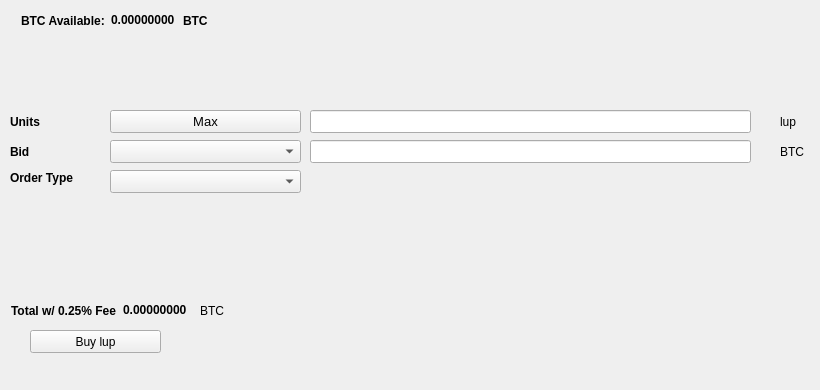
   <widget class="QWidget" name="BuyTab">
    <attribute name="title">
     <string>Buy</string>
    </attribute>
    <widget class="QPushButton" name="Buylup">
     <property name="geometry">
      <rect>
       <x>30</x>
       <y>330</y>
       <width>131</width>
       <height>23</height>
      </rect>
     </property>
     <property name="text">
      <string>Buy lup</string>
     </property>
     <property name="icon">
      <iconset resource="../1up.qrc">
       <normaloff>:/icons/bitcoin</normaloff>:/icons/bitcoin</iconset>
     </property>
    </widget>
    <widget class="QLabel" name="label_3">
     <property name="geometry">
      <rect>
       <x>10</x>
       <y>110</y>
       <width>46</width>
       <height>23</height>
      </rect>
     </property>
     <property name="font">
      <font>
       <weight>75</weight>
       <bold>true</bold>
      </font>
     </property>
     <property name="text">
      <string>Units</string>
     </property>
    </widget>
    <widget class="QLineEdit" name="UnitsInput">
     <property name="geometry">
      <rect>
       <x>310</x>
       <y>110</y>
       <width>441</width>
       <height>23</height>
      </rect>
     </property>
     <property name="font">
      <font>
       <pointsize>9</pointsize>
       <weight>75</weight>
       <bold>true</bold>
      </font>
     </property>
    </widget>
    <widget class="QLineEdit" name="BuyBidPriceEdit">
     <property name="geometry">
      <rect>
       <x>310</x>
       <y>140</y>
       <width>441</width>
       <height>23</height>
      </rect>
     </property>
     <property name="font">
      <font>
       <pointsize>9</pointsize>
       <weight>75</weight>
       <bold>true</bold>
      </font>
     </property>
    </widget>
    <widget class="QLabel" name="label_4">
     <property name="geometry">
      <rect>
       <x>780</x>
       <y>110</y>
       <width>31</width>
       <height>23</height>
      </rect>
     </property>
     <property name="text">
      <string>lup</string>
     </property>
    </widget>
    <widget class="QLabel" name="label_5">
     <property name="geometry">
      <rect>
       <x>780</x>
       <y>140</y>
       <width>31</width>
       <height>23</height>
      </rect>
     </property>
     <property name="text">
      <string>BTC</string>
     </property>
    </widget>
    <widget class="QLabel" name="label_6">
     <property name="geometry">
      <rect>
       <x>10</x>
       <y>140</y>
       <width>46</width>
       <height>23</height>
      </rect>
     </property>
     <property name="font">
      <font>
       <weight>75</weight>
       <bold>true</bold>
      </font>
     </property>
     <property name="text">
      <string>Bid</string>
     </property>
    </widget>
    <widget class="QLabel" name="label_7">
     <property name="geometry">
      <rect>
       <x>10</x>
       <y>170</y>
       <width>91</width>
       <height>16</height>
      </rect>
     </property>
     <property name="font">
      <font>
       <weight>75</weight>
       <bold>true</bold>
      </font>
     </property>
     <property name="text">
      <string>Order Type</string>
     </property>
    </widget>
    <widget class="QPushButton" name="Buy_Max_Amount">
     <property name="geometry">
      <rect>
       <x>110</x>
       <y>110</y>
       <width>191</width>
       <height>23</height>
      </rect>
     </property>
     <property name="font">
      <font>
       <pointsize>10</pointsize>
      </font>
     </property>
     <property name="text">
      <string>Max</string>
     </property>
    </widget>
    <widget class="QComboBox" name="BuyBidcomboBox">
     <property name="geometry">
      <rect>
       <x>110</x>
       <y>140</y>
       <width>191</width>
       <height>23</height>
      </rect>
     </property>
     <property name="font">
      <font>
       <pointsize>10</pointsize>
      </font>
     </property>
    </widget>
    <widget class="QComboBox" name="buyOrdertypeCombo">
     <property name="geometry">
      <rect>
       <x>110</x>
       <y>170</y>
       <width>191</width>
       <height>23</height>
      </rect>
     </property>
     <property name="font">
      <font>
       <pointsize>10</pointsize>
      </font>
     </property>
    </widget>
    <widget class="QWidget" name="layoutWidget1">
     <property name="geometry">
      <rect>
       <x>21</x>
       <y>11</y>
       <width>227</width>
       <height>19</height>
      </rect>
     </property>
     <layout class="QHBoxLayout" name="horizontalLayout_3">
      <item>
       <widget class="QLabel" name="label232">
        <property name="font">
         <font>
          <weight>75</weight>
          <bold>true</bold>
         </font>
        </property>
        <property name="text">
         <string>BTC Available:</string>
        </property>
       </widget>
      </item>
      <item>
       <widget class="QLabel" name="BtcAvailableLbl">
        <property name="palette">
         <palette>
          <active>
           <colorrole role="WindowText">
            <brush brushstyle="SolidPattern">
             <color alpha="255">
              <red>0</red>
              <green>0</green>
              <blue>0</blue>
             </color>
            </brush>
           </colorrole>
           <colorrole role="Button">
            <brush brushstyle="SolidPattern">
             <color alpha="255">
              <red>0</red>
              <green>170</green>
              <blue>0</blue>
             </color>
            </brush>
           </colorrole>
           <colorrole role="Light">
            <brush brushstyle="SolidPattern">
             <color alpha="255">
              <red>0</red>
              <green>255</green>
              <blue>0</blue>
             </color>
            </brush>
           </colorrole>
           <colorrole role="Midlight">
            <brush brushstyle="SolidPattern">
             <color alpha="255">
              <red>0</red>
              <green>212</green>
              <blue>0</blue>
             </color>
            </brush>
           </colorrole>
           <colorrole role="Dark">
            <brush brushstyle="SolidPattern">
             <color alpha="255">
              <red>0</red>
              <green>85</green>
              <blue>0</blue>
             </color>
            </brush>
           </colorrole>
           <colorrole role="Mid">
            <brush brushstyle="SolidPattern">
             <color alpha="255">
              <red>0</red>
              <green>113</green>
              <blue>0</blue>
             </color>
            </brush>
           </colorrole>
           <colorrole role="Text">
            <brush brushstyle="SolidPattern">
             <color alpha="255">
              <red>0</red>
              <green>170</green>
              <blue>0</blue>
             </color>
            </brush>
           </colorrole>
           <colorrole role="BrightText">
            <brush brushstyle="SolidPattern">
             <color alpha="255">
              <red>255</red>
              <green>255</green>
              <blue>255</blue>
             </color>
            </brush>
           </colorrole>
           <colorrole role="ButtonText">
            <brush brushstyle="SolidPattern">
             <color alpha="255">
              <red>0</red>
              <green>0</green>
              <blue>0</blue>
             </color>
            </brush>
           </colorrole>
           <colorrole role="Base">
            <brush brushstyle="SolidPattern">
             <color alpha="255">
              <red>255</red>
              <green>255</green>
              <blue>255</blue>
             </color>
            </brush>
           </colorrole>
           <colorrole role="Window">
            <brush brushstyle="SolidPattern">
             <color alpha="255">
              <red>0</red>
              <green>170</green>
              <blue>0</blue>
             </color>
            </brush>
           </colorrole>
           <colorrole role="Shadow">
            <brush brushstyle="SolidPattern">
             <color alpha="255">
              <red>0</red>
              <green>0</green>
              <blue>0</blue>
             </color>
            </brush>
           </colorrole>
           <colorrole role="AlternateBase">
            <brush brushstyle="SolidPattern">
             <color alpha="255">
              <red>127</red>
              <green>212</green>
              <blue>127</blue>
             </color>
            </brush>
           </colorrole>
           <colorrole role="ToolTipBase">
            <brush brushstyle="SolidPattern">
             <color alpha="255">
              <red>255</red>
              <green>255</green>
              <blue>220</blue>
             </color>
            </brush>
           </colorrole>
           <colorrole role="ToolTipText">
            <brush brushstyle="SolidPattern">
             <color alpha="255">
              <red>0</red>
              <green>0</green>
              <blue>0</blue>
             </color>
            </brush>
           </colorrole>
          </active>
          <inactive>
           <colorrole role="WindowText">
            <brush brushstyle="SolidPattern">
             <color alpha="255">
              <red>0</red>
              <green>0</green>
              <blue>0</blue>
             </color>
            </brush>
           </colorrole>
           <colorrole role="Button">
            <brush brushstyle="SolidPattern">
             <color alpha="255">
              <red>0</red>
              <green>170</green>
              <blue>0</blue>
             </color>
            </brush>
           </colorrole>
           <colorrole role="Light">
            <brush brushstyle="SolidPattern">
             <color alpha="255">
              <red>0</red>
              <green>255</green>
              <blue>0</blue>
             </color>
            </brush>
           </colorrole>
           <colorrole role="Midlight">
            <brush brushstyle="SolidPattern">
             <color alpha="255">
              <red>0</red>
              <green>212</green>
              <blue>0</blue>
             </color>
            </brush>
           </colorrole>
           <colorrole role="Dark">
            <brush brushstyle="SolidPattern">
             <color alpha="255">
              <red>0</red>
              <green>85</green>
              <blue>0</blue>
             </color>
            </brush>
           </colorrole>
           <colorrole role="Mid">
            <brush brushstyle="SolidPattern">
             <color alpha="255">
              <red>0</red>
              <green>113</green>
              <blue>0</blue>
             </color>
            </brush>
           </colorrole>
           <colorrole role="Text">
            <brush brushstyle="SolidPattern">
             <color alpha="255">
              <red>0</red>
              <green>170</green>
              <blue>0</blue>
             </color>
            </brush>
           </colorrole>
           <colorrole role="BrightText">
            <brush brushstyle="SolidPattern">
             <color alpha="255">
              <red>255</red>
              <green>255</green>
              <blue>255</blue>
             </color>
            </brush>
           </colorrole>
           <colorrole role="ButtonText">
            <brush brushstyle="SolidPattern">
             <color alpha="255">
              <red>0</red>
              <green>0</green>
              <blue>0</blue>
             </color>
            </brush>
           </colorrole>
           <colorrole role="Base">
            <brush brushstyle="SolidPattern">
             <color alpha="255">
              <red>255</red>
              <green>255</green>
              <blue>255</blue>
             </color>
            </brush>
           </colorrole>
           <colorrole role="Window">
            <brush brushstyle="SolidPattern">
             <color alpha="255">
              <red>0</red>
              <green>170</green>
              <blue>0</blue>
             </color>
            </brush>
           </colorrole>
           <colorrole role="Shadow">
            <brush brushstyle="SolidPattern">
             <color alpha="255">
              <red>0</red>
              <green>0</green>
              <blue>0</blue>
             </color>
            </brush>
           </colorrole>
           <colorrole role="AlternateBase">
            <brush brushstyle="SolidPattern">
             <color alpha="255">
              <red>127</red>
              <green>212</green>
              <blue>127</blue>
             </color>
            </brush>
           </colorrole>
           <colorrole role="ToolTipBase">
            <brush brushstyle="SolidPattern">
             <color alpha="255">
              <red>255</red>
              <green>255</green>
              <blue>220</blue>
             </color>
            </brush>
           </colorrole>
           <colorrole role="ToolTipText">
            <brush brushstyle="SolidPattern">
             <color alpha="255">
              <red>0</red>
              <green>0</green>
              <blue>0</blue>
             </color>
            </brush>
           </colorrole>
          </inactive>
          <disabled>
           <colorrole role="WindowText">
            <brush brushstyle="SolidPattern">
             <color alpha="255">
              <red>0</red>
              <green>85</green>
              <blue>0</blue>
             </color>
            </brush>
           </colorrole>
           <colorrole role="Button">
            <brush brushstyle="SolidPattern">
             <color alpha="255">
              <red>0</red>
              <green>170</green>
              <blue>0</blue>
             </color>
            </brush>
           </colorrole>
           <colorrole role="Light">
            <brush brushstyle="SolidPattern">
             <color alpha="255">
              <red>0</red>
              <green>255</green>
              <blue>0</blue>
             </color>
            </brush>
           </colorrole>
           <colorrole role="Midlight">
            <brush brushstyle="SolidPattern">
             <color alpha="255">
              <red>0</red>
              <green>212</green>
              <blue>0</blue>
             </color>
            </brush>
           </colorrole>
           <colorrole role="Dark">
            <brush brushstyle="SolidPattern">
             <color alpha="255">
              <red>0</red>
              <green>85</green>
              <blue>0</blue>
             </color>
            </brush>
           </colorrole>
           <colorrole role="Mid">
            <brush brushstyle="SolidPattern">
             <color alpha="255">
              <red>0</red>
              <green>113</green>
              <blue>0</blue>
             </color>
            </brush>
           </colorrole>
           <colorrole role="Text">
            <brush brushstyle="SolidPattern">
             <color alpha="255">
              <red>0</red>
              <green>85</green>
              <blue>0</blue>
             </color>
            </brush>
           </colorrole>
           <colorrole role="BrightText">
            <brush brushstyle="SolidPattern">
             <color alpha="255">
              <red>255</red>
              <green>255</green>
              <blue>255</blue>
             </color>
            </brush>
           </colorrole>
           <colorrole role="ButtonText">
            <brush brushstyle="SolidPattern">
             <color alpha="255">
              <red>0</red>
              <green>85</green>
              <blue>0</blue>
             </color>
            </brush>
           </colorrole>
           <colorrole role="Base">
            <brush brushstyle="SolidPattern">
             <color alpha="255">
              <red>0</red>
              <green>170</green>
              <blue>0</blue>
             </color>
            </brush>
           </colorrole>
           <colorrole role="Window">
            <brush brushstyle="SolidPattern">
             <color alpha="255">
              <red>0</red>
              <green>170</green>
              <blue>0</blue>
             </color>
            </brush>
           </colorrole>
           <colorrole role="Shadow">
            <brush brushstyle="SolidPattern">
             <color alpha="255">
              <red>0</red>
              <green>0</green>
              <blue>0</blue>
             </color>
            </brush>
           </colorrole>
           <colorrole role="AlternateBase">
            <brush brushstyle="SolidPattern">
             <color alpha="255">
              <red>0</red>
              <green>170</green>
              <blue>0</blue>
             </color>
            </brush>
           </colorrole>
           <colorrole role="ToolTipBase">
            <brush brushstyle="SolidPattern">
             <color alpha="255">
              <red>255</red>
              <green>255</green>
              <blue>220</blue>
             </color>
            </brush>
           </colorrole>
           <colorrole role="ToolTipText">
            <brush brushstyle="SolidPattern">
             <color alpha="255">
              <red>0</red>
              <green>0</green>
              <blue>0</blue>
             </color>
            </brush>
           </colorrole>
          </disabled>
         </palette>
        </property>
        <property name="font">
         <font>
          <weight>75</weight>
          <bold>true</bold>
         </font>
        </property>
        <property name="text">
         <string>0.00000000</string>
        </property>
        <property name="textInteractionFlags">
         <set>Qt::LinksAccessibleByMouse|Qt::TextSelectableByKeyboard|Qt::TextSelectableByMouse</set>
        </property>
       </widget>
      </item>
      <item>
       <widget class="QLabel" name="BtcAvailableLbl_2">
        <property name="font">
         <font>
          <weight>75</weight>
          <bold>true</bold>
         </font>
        </property>
        <property name="text">
         <string>BTC</string>
        </property>
       </widget>
      </item>
     </layout>
    </widget>
    <widget class="QWidget" name="layoutWidge2">
     <property name="geometry">
      <rect>
       <x>11</x>
       <y>301</y>
       <width>259</width>
       <height>19</height>
      </rect>
     </property>
     <layout class="QHBoxLayout" name="horizontalLayout_4">
      <item>
       <widget class="QLabel" name="label_9">
        <property name="font">
         <font>
          <weight>75</weight>
          <bold>true</bold>
         </font>
        </property>
        <property name="text">
         <string>Total w/ 0.25% Fee</string>
        </property>
       </widget>
      </item>
      <item>
       <widget class="QLabel" name="BuyCostLabel">
        <property name="palette">
         <palette>
          <active>
           <colorrole role="WindowText">
            <brush brushstyle="SolidPattern">
             <color alpha="255">
              <red>0</red>
              <green>0</green>
              <blue>0</blue>
             </color>
            </brush>
           </colorrole>
           <colorrole role="Button">
            <brush brushstyle="SolidPattern">
             <color alpha="255">
              <red>0</red>
              <green>170</green>
              <blue>0</blue>
             </color>
            </brush>
           </colorrole>
           <colorrole role="Light">
            <brush brushstyle="SolidPattern">
             <color alpha="255">
              <red>0</red>
              <green>255</green>
              <blue>0</blue>
             </color>
            </brush>
           </colorrole>
           <colorrole role="Midlight">
            <brush brushstyle="SolidPattern">
             <color alpha="255">
              <red>0</red>
              <green>212</green>
              <blue>0</blue>
             </color>
            </brush>
           </colorrole>
           <colorrole role="Dark">
            <brush brushstyle="SolidPattern">
             <color alpha="255">
              <red>0</red>
              <green>85</green>
              <blue>0</blue>
             </color>
            </brush>
           </colorrole>
           <colorrole role="Mid">
            <brush brushstyle="SolidPattern">
             <color alpha="255">
              <red>0</red>
              <green>113</green>
              <blue>0</blue>
             </color>
            </brush>
           </colorrole>
           <colorrole role="Text">
            <brush brushstyle="SolidPattern">
             <color alpha="255">
              <red>0</red>
              <green>170</green>
              <blue>0</blue>
             </color>
            </brush>
           </colorrole>
           <colorrole role="BrightText">
            <brush brushstyle="SolidPattern">
             <color alpha="255">
              <red>255</red>
              <green>255</green>
              <blue>255</blue>
             </color>
            </brush>
           </colorrole>
           <colorrole role="ButtonText">
            <brush brushstyle="SolidPattern">
             <color alpha="255">
              <red>0</red>
              <green>0</green>
              <blue>0</blue>
             </color>
            </brush>
           </colorrole>
           <colorrole role="Base">
            <brush brushstyle="SolidPattern">
             <color alpha="255">
              <red>255</red>
              <green>255</green>
              <blue>255</blue>
             </color>
            </brush>
           </colorrole>
           <colorrole role="Window">
            <brush brushstyle="SolidPattern">
             <color alpha="255">
              <red>0</red>
              <green>170</green>
              <blue>0</blue>
             </color>
            </brush>
           </colorrole>
           <colorrole role="Shadow">
            <brush brushstyle="SolidPattern">
             <color alpha="255">
              <red>0</red>
              <green>0</green>
              <blue>0</blue>
             </color>
            </brush>
           </colorrole>
           <colorrole role="AlternateBase">
            <brush brushstyle="SolidPattern">
             <color alpha="255">
              <red>127</red>
              <green>212</green>
              <blue>127</blue>
             </color>
            </brush>
           </colorrole>
           <colorrole role="ToolTipBase">
            <brush brushstyle="SolidPattern">
             <color alpha="255">
              <red>255</red>
              <green>255</green>
              <blue>220</blue>
             </color>
            </brush>
           </colorrole>
           <colorrole role="ToolTipText">
            <brush brushstyle="SolidPattern">
             <color alpha="255">
              <red>0</red>
              <green>0</green>
              <blue>0</blue>
             </color>
            </brush>
           </colorrole>
          </active>
          <inactive>
           <colorrole role="WindowText">
            <brush brushstyle="SolidPattern">
             <color alpha="255">
              <red>0</red>
              <green>0</green>
              <blue>0</blue>
             </color>
            </brush>
           </colorrole>
           <colorrole role="Button">
            <brush brushstyle="SolidPattern">
             <color alpha="255">
              <red>0</red>
              <green>170</green>
              <blue>0</blue>
             </color>
            </brush>
           </colorrole>
           <colorrole role="Light">
            <brush brushstyle="SolidPattern">
             <color alpha="255">
              <red>0</red>
              <green>255</green>
              <blue>0</blue>
             </color>
            </brush>
           </colorrole>
           <colorrole role="Midlight">
            <brush brushstyle="SolidPattern">
             <color alpha="255">
              <red>0</red>
              <green>212</green>
              <blue>0</blue>
             </color>
            </brush>
           </colorrole>
           <colorrole role="Dark">
            <brush brushstyle="SolidPattern">
             <color alpha="255">
              <red>0</red>
              <green>85</green>
              <blue>0</blue>
             </color>
            </brush>
           </colorrole>
           <colorrole role="Mid">
            <brush brushstyle="SolidPattern">
             <color alpha="255">
              <red>0</red>
              <green>113</green>
              <blue>0</blue>
             </color>
            </brush>
           </colorrole>
           <colorrole role="Text">
            <brush brushstyle="SolidPattern">
             <color alpha="255">
              <red>0</red>
              <green>170</green>
              <blue>0</blue>
             </color>
            </brush>
           </colorrole>
           <colorrole role="BrightText">
            <brush brushstyle="SolidPattern">
             <color alpha="255">
              <red>255</red>
              <green>255</green>
              <blue>255</blue>
             </color>
            </brush>
           </colorrole>
           <colorrole role="ButtonText">
            <brush brushstyle="SolidPattern">
             <color alpha="255">
              <red>0</red>
              <green>0</green>
              <blue>0</blue>
             </color>
            </brush>
           </colorrole>
           <colorrole role="Base">
            <brush brushstyle="SolidPattern">
             <color alpha="255">
              <red>255</red>
              <green>255</green>
              <blue>255</blue>
             </color>
            </brush>
           </colorrole>
           <colorrole role="Window">
            <brush brushstyle="SolidPattern">
             <color alpha="255">
              <red>0</red>
              <green>170</green>
              <blue>0</blue>
             </color>
            </brush>
           </colorrole>
           <colorrole role="Shadow">
            <brush brushstyle="SolidPattern">
             <color alpha="255">
              <red>0</red>
              <green>0</green>
              <blue>0</blue>
             </color>
            </brush>
           </colorrole>
           <colorrole role="AlternateBase">
            <brush brushstyle="SolidPattern">
             <color alpha="255">
              <red>127</red>
              <green>212</green>
              <blue>127</blue>
             </color>
            </brush>
           </colorrole>
           <colorrole role="ToolTipBase">
            <brush brushstyle="SolidPattern">
             <color alpha="255">
              <red>255</red>
              <green>255</green>
              <blue>220</blue>
             </color>
            </brush>
           </colorrole>
           <colorrole role="ToolTipText">
            <brush brushstyle="SolidPattern">
             <color alpha="255">
              <red>0</red>
              <green>0</green>
              <blue>0</blue>
             </color>
            </brush>
           </colorrole>
          </inactive>
          <disabled>
           <colorrole role="WindowText">
            <brush brushstyle="SolidPattern">
             <color alpha="255">
              <red>0</red>
              <green>85</green>
              <blue>0</blue>
             </color>
            </brush>
           </colorrole>
           <colorrole role="Button">
            <brush brushstyle="SolidPattern">
             <color alpha="255">
              <red>0</red>
              <green>170</green>
              <blue>0</blue>
             </color>
            </brush>
           </colorrole>
           <colorrole role="Light">
            <brush brushstyle="SolidPattern">
             <color alpha="255">
              <red>0</red>
              <green>255</green>
              <blue>0</blue>
             </color>
            </brush>
           </colorrole>
           <colorrole role="Midlight">
            <brush brushstyle="SolidPattern">
             <color alpha="255">
              <red>0</red>
              <green>212</green>
              <blue>0</blue>
             </color>
            </brush>
           </colorrole>
           <colorrole role="Dark">
            <brush brushstyle="SolidPattern">
             <color alpha="255">
              <red>0</red>
              <green>85</green>
              <blue>0</blue>
             </color>
            </brush>
           </colorrole>
           <colorrole role="Mid">
            <brush brushstyle="SolidPattern">
             <color alpha="255">
              <red>0</red>
              <green>113</green>
              <blue>0</blue>
             </color>
            </brush>
           </colorrole>
           <colorrole role="Text">
            <brush brushstyle="SolidPattern">
             <color alpha="255">
              <red>0</red>
              <green>85</green>
              <blue>0</blue>
             </color>
            </brush>
           </colorrole>
           <colorrole role="BrightText">
            <brush brushstyle="SolidPattern">
             <color alpha="255">
              <red>255</red>
              <green>255</green>
              <blue>255</blue>
             </color>
            </brush>
           </colorrole>
           <colorrole role="ButtonText">
            <brush brushstyle="SolidPattern">
             <color alpha="255">
              <red>0</red>
              <green>85</green>
              <blue>0</blue>
             </color>
            </brush>
           </colorrole>
           <colorrole role="Base">
            <brush brushstyle="SolidPattern">
             <color alpha="255">
              <red>0</red>
              <green>170</green>
              <blue>0</blue>
             </color>
            </brush>
           </colorrole>
           <colorrole role="Window">
            <brush brushstyle="SolidPattern">
             <color alpha="255">
              <red>0</red>
              <green>170</green>
              <blue>0</blue>
             </color>
            </brush>
           </colorrole>
           <colorrole role="Shadow">
            <brush brushstyle="SolidPattern">
             <color alpha="255">
              <red>0</red>
              <green>0</green>
              <blue>0</blue>
             </color>
            </brush>
           </colorrole>
           <colorrole role="AlternateBase">
            <brush brushstyle="SolidPattern">
             <color alpha="255">
              <red>0</red>
              <green>170</green>
              <blue>0</blue>
             </color>
            </brush>
           </colorrole>
           <colorrole role="ToolTipBase">
            <brush brushstyle="SolidPattern">
             <color alpha="255">
              <red>255</red>
              <green>255</green>
              <blue>220</blue>
             </color>
            </brush>
           </colorrole>
           <colorrole role="ToolTipText">
            <brush brushstyle="SolidPattern">
             <color alpha="255">
              <red>0</red>
              <green>0</green>
              <blue>0</blue>
             </color>
            </brush>
           </colorrole>
          </disabled>
         </palette>
        </property>
        <property name="font">
         <font>
          <weight>75</weight>
          <bold>true</bold>
         </font>
        </property>
        <property name="autoFillBackground">
         <bool>false</bool>
        </property>
        <property name="text">
         <string>0.00000000</string>
        </property>
        <property name="textInteractionFlags">
         <set>Qt::LinksAccessibleByMouse|Qt::TextSelectableByMouse</set>
        </property>
       </widget>
      </item>
      <item>
       <widget class="QLabel" name="label_10">
        <property name="font">
         <font>
          <weight>50</weight>
          <bold>false</bold>
         </font>
        </property>
        <property name="text">
         <string>BTC</string>
        </property>
       </widget>
      </item>
     </layout>
    </widget>
    <widget class="QLabel" name="label_24">
     <property name="geometry">
      <rect>
       <x>460</x>
       <y>300</y>
       <width>281</width>
       <height>81</height>
      </rect>
     </property>
     <property name="text">
      <string/>
     </property>
     <property name="pixmap">
      <pixmap>:/images/bittrex</pixmap>
     </property>
    </widget>
   </widget>
